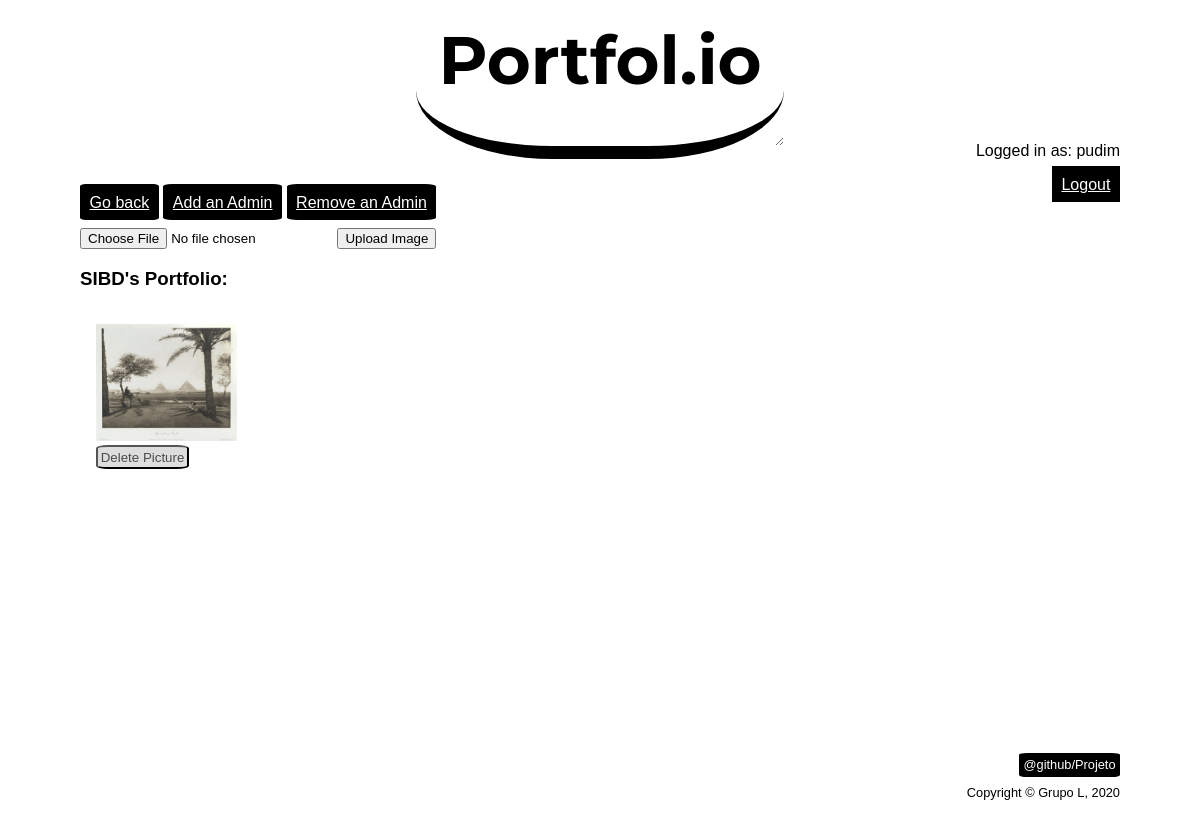
The page /pages/admin.php?subject=1 (signed in) on the database its author committed.
### tables this page shows
CREATE TABLE subject (
    	id integer primary key autoincrement,
    	name text not null,
    	folder_path text,
        admin_id integer references student(id) not null,
        admin_sub1 integer references student(id),
        admin_sub2 integer references student(id),
        admin_sub3 integer references student(id),
        CONSTRAINT user_unique_error UNIQUE (name)
        CONSTRAINT user_unique_error UNIQUE (folder_path)
    );

CREATE TABLE photo (
        id integer primary key autoincrement,
        name text not null,
        subject_id integer references subject(id) not null,
        student_id integer references student(id) not null,
        created_at timestamp DEFAULT CURRENT_TIMESTAMP not null
    );

### database/subjects.php (called while the page is built, shortened)
<?php
    function getSubjectNameFromID($admin_id){
        global $db;
        $stmt= $db->prepare('SELECT name from subject where id = ?');
        $stmt->execute(array($admin_id));
        return ($stmt->fetchColumn());
    }
?>

### database/photos.php (called while the page is built, shortened)
<?php
    function getSubjectPhotos($subject_id) {
        global $db;
        $stmt= $db->prepare('SELECT * from photo where subject_id = ?');
        $stmt->execute(array($subject_id));
        return ($stmt->fetchAll());
    }
?>

### pages/admin.php (the view, shortened to what this page needs)
<?php
    include_once('../template/template.php');
    include_once('../database/connect.php');
    include_once('../database/subjects.php');
    include_once('../database/photos.php');
    $subject_id=$_GET['subject'];
    $subject_name=getSubjectNameFromID($subject_id);
    $result=getSubjectPhotos($subject_id);
?>
<!DOCTYPE html>
<html lang="en">
<head>
    <link href="../css/MainpageStyle.css" rel="stylesheet">
    <link href="../css/GalleryStyle.css" rel="stylesheet">
</head>
<body>
    <header>
        <h1><a href="../pages/user_mainpage.php"> Portfol.io</a></h1>
    </header>
    <div id="username">
        <p>Logged in as: <?= $_SESSION['username'] ?></p>
        <a href="../actions/ActionLogout.php">Logout</a>
    </div>
    <nav id="operations">
        <a href="user_mainpage.php" id="Back">Go back</a>
        <a href="../pages/admin_add.php?subject=<?php echo $subject_id ?>" id="Admin">Add an Admin</a>
        <a href="../pages/admin_remove.php?subject=<?php echo $subject_id ?>" id="Admin">Remove an Admin</a>
    </nav>
    <form action="../actions/ActionUpload.php" method="post" enctype="multipart/form-data">
        <input type="file" name="photoToUpload" id = "photoToUpload">
        <input type="submit" value="Upload Image" name="submit">
    </form>
    <nav id="pictures">
        <h3><?php echo $subject_name ?>'s Portfolio:</h3>
        <ul>
            <?php foreach($result as $row) { ?>
                <li>
                    <a href="/pictures/<?php echo $subject_name ?>/<?php echo $row['name'] ?>"><img id="pics" src="../pictures/<?php echo $subject_name ?>/<?php echo $row['name'] ?>"  alt="Picture"></a>
                        <form action="../actions/ActionDeletePhoto.php" method="post" enctype="multipart/form-data">
                            <input type="submit" value="Delete Picture" name="admin"id="delete">
                        </form>
                </li>
            <?php } ?>
        </ul>
    </nav>
</body>
</html>

### css/MainpageStyle.css (style rules this page uses)
body { font-family: Arial, Verdana, monospace; background-repeat: no-repeat; background-attachment: fixed; background-size: cover; background-position: auto; background-image: url(../img/portfolio4.png); -webkit-font-smoothing: antialiased; margin-left: 5em; margin-right: 5em; }
body > header { font-size: 2.1em; border-style: solid; flex-direction: column; text-align: center; border-bottom-width: 0.4em; margin-bottom: -1em; margin-right: 10em; margin-left: 10em; margin-top: -1em; border-top-width: 0; border-right-width: 0; border-left-width: 0; border-radius: 37%; resize: vertical; overflow: auto; font-family: 'Montserrat', sans-serif; display: flex; }
body > header h1 a:-webkit-any-link { color: black; cursor: pointer; text-decoration: none; }
#operations a { padding: 0.6em; background: rgb(0, 0, 0); color: #ffffff; border-radius: 7%; }
body > div { text-align: right; }
body > div#username a { padding: 0.6em; background: rgb(0, 0, 0); color: #ffffff; font-size: 1em; flex-direction: column; }

### css/GalleryStyle.css (style rules this page uses)
#pictures ul { display: grid; grid-template-columns: repeat(6, minmax(1px, 100%)); padding-left: 0; list-style: none; }
#pictures li { padding: 1em; margin-bottom: 1em; }
img#pics { max-width:100%; height:auto; transition: transform .4s; }
body > nav input#delete { padding: 0.2em; background: rgb(221, 221, 221); color: #4d4d4d; border-radius: 13%; }

### rows shown on the page
subject: name "SIBD"
photo: subject+name (picture)

### other values the page prints
$_SESSION['username'] "pudim"
